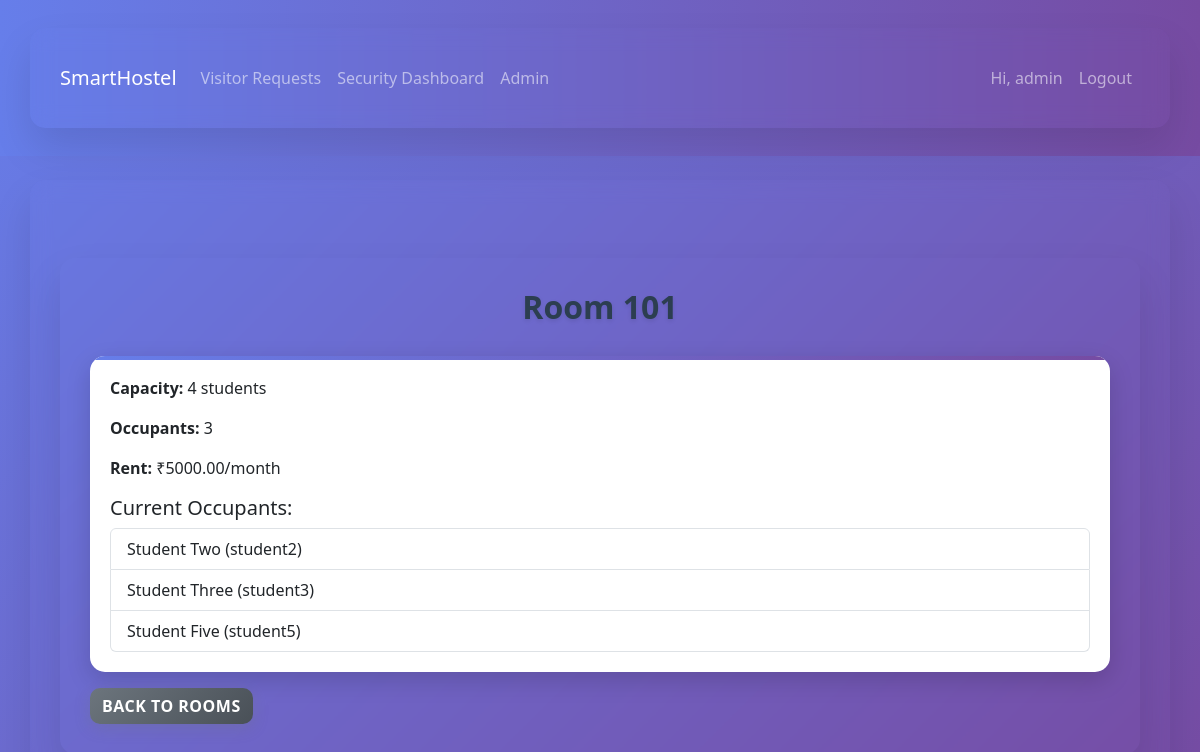
The page /rooms/1/ (signed in) on the database its author committed.
### hostel/models.py (models this page shows, shortened)
class Room(models.Model):
    room_no = models.CharField(max_length=10, unique=True)
    capacity = models.PositiveIntegerField(default=1)
    rent = models.DecimalField(max_digits=8, decimal_places=2, default=0)
    is_active = models.BooleanField(default=True)
    @property
    def occupants_count(self):
        return self.studentprofile_set.count()

class StudentProfile(models.Model):
    user = models.OneToOneField(User, on_delete=models.CASCADE)
    roll_number = models.CharField(max_length=30, blank=True, null=True)
    room = models.ForeignKey(Room, on_delete=models.SET_NULL, null=True, blank=True)
    fees_due = models.DecimalField(max_digits=9, decimal_places=2, default=0)
    fees_paid = models.DecimalField(max_digits=9, decimal_places=2, default=0)
    joined_on = models.DateField(default=timezone.now)

### hostel/views.py (the view)
# urls.py: path('rooms/<int:pk>/', views.room_detail, name='room_detail'),
@login_required
def room_detail(request, pk):
    room = get_object_or_404(Room, pk=pk)
    occupants = room.studentprofile_set.all()
    return render(request, 'hostel/room_detail.html', {'room': room, 'occupants': occupants})

### templates/hostel/room_detail.html
{% extends 'hostel/base.html' %}
{% block content %}
<div class="container mt-5">
  <h2>Room {{ room.room_no }}</h2>
  <div class="card">
    <div class="card-body">
      <p><strong>Capacity:</strong> {{ room.capacity }} students</p>
      <p><strong>Occupants:</strong> {{ room.occupants_count }}</p>
      <p><strong>Rent:</strong> ₹{{ room.rent }}/month</p>
      <h5>Current Occupants:</h5>
      {% if occupants %}
        <ul class="list-group">
          {% for occupant in occupants %}
            <li class="list-group-item">{{ occupant.user.get_full_name }} ({{ occupant.user.username }})</li>
          {% endfor %}
        </ul>
      {% else %}
        <p>No occupants currently.</p>
      {% endif %}
    </div>
  </div>
  <a href="{% url 'rooms' %}" class="btn btn-secondary mt-3">Back to Rooms</a>
</div>
{% endblock %}

### templates/hostel/base.html (shortened to what this page needs)
{% load static %}
<!doctype html>
<html lang="en">
  <head>
    <link href="https://cdn.jsdelivr.net/npm/bootstrap@5.3.2/dist/css/bootstrap.min.css" rel="stylesheet">
    <link href="{% static 'hostel/css/style.css' %}" rel="stylesheet">
  </head>
  <body>
    <nav class="navbar navbar-expand-lg navbar-dark mb-4" style="background: linear-gradient(90deg, #667eea 0%, #764ba2 100%);">
      <div class="container">
        <a class="navbar-brand" href="{% url 'home' %}">SmartHostel</a>
        <div class="collapse navbar-collapse" id="nav">
          <ul class="navbar-nav me-auto">
            {% if user.is_authenticated %}
              {% if user.is_staff %}
                <li class="nav-item"><a class="nav-link" href="{% url 'admin_visitor_requests' %}">Visitor Requests</a></li>
                <li class="nav-item"><a class="nav-link" href="{% url 'security_dashboard' %}">Security Dashboard</a></li>
                <li class="nav-item"><a class="nav-link" href="/admin/">Admin</a></li>
              {% endif %}
            {% endif %}
          </ul>
          <ul class="navbar-nav">
            {% if user.is_authenticated %}
              <li class="nav-item"><span class="nav-link">Hi, {{ user.username }}</span></li>
              <li class="nav-item"><a class="nav-link" href="{% url 'logout' %}">Logout</a></li>
            {% else %}
              <li class="nav-item"><a class="nav-link" href="{% url 'login' %}">Login</a></li>
              <li class="nav-item"><a class="nav-link" href="{% url 'signup' %}">Sign up</a></li>
            {% endif %}
          </ul>
        </div>
      </div>
    </nav>
    <div class="container">
      {% block content %}{% endblock %}
    </div>
  </body>
</html>

### static/hostel/css/style.css (style rules this page uses)
body { font-family: 'Segoe UI', Tahoma, Geneva, Verdana, sans-serif; background: linear-gradient(135deg, #667eea 0%, #764ba2 100%); min-height: 100vh; margin: 0; }
.container { border-radius: 15px; box-shadow: 0 20px 40px rgba(0, 0, 0, 0.1); margin: 20px auto; padding: 30px; backdrop-filter: blur(10px); }
h2 { color: #2c3e50; font-weight: 700; text-align: center; margin-bottom: 30px; text-shadow: 0 2px 4px rgba(0, 0, 0, 0.1); }
.card { border: none; border-radius: 15px; box-shadow: 0 8px 25px rgba(0, 0, 0, 0.15); transition: all 0.3s cubic-bezier(0.4, 0, 0.2, 1); overflow: hidden; position: relative; }
.card::before { content: ''; position: absolute; top: 0; left: 0; right: 0; height: 4px; background: linear-gradient(90deg, #667eea, #764ba2); }
.card-body { padding: 20px; }
.btn { border-radius: 10px; font-weight: 600; text-transform: uppercase; letter-spacing: 0.5px; transition: all 0.3s ease; position: relative; overflow: hidden; border: none; }
.btn::before { content: ''; position: absolute; top: 0; left: -100%; width: 100%; height: 100%; background: linear-gradient(90deg, transparent, rgba(255,255,255,0.2), transparent); transition: left 0.5s; }
.btn-secondary { background: linear-gradient(135deg, #6c757d 0%, #495057 100%); box-shadow: 0 4px 15px rgba(108, 117, 125, 0.3); }

### rows shown on the page
Room: room_no "101", capacity "4", occupants_count "3", rent "5000.00"
StudentProfile: user.get_full_name "Student Two", user.username "student2"
StudentProfile: user.get_full_name "Student Three", user.username "student3"
StudentProfile: user.get_full_name "Student Five", user.username "student5"

### other values the page prints
{{ user.username }} "admin"
